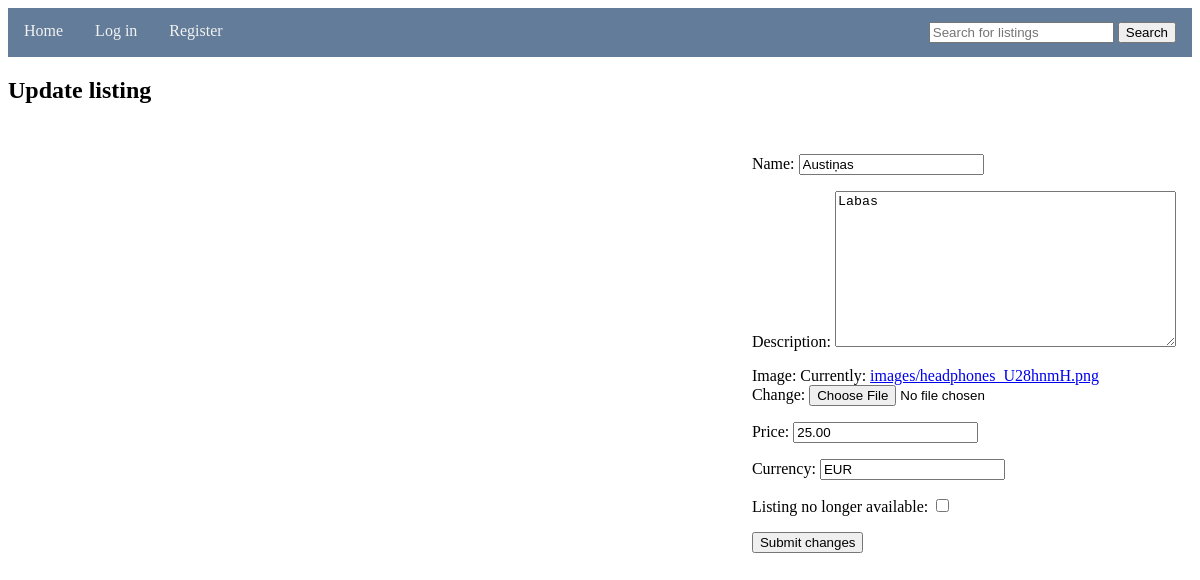
The page /my_listings/edit/9/ on the database as committed earlier.
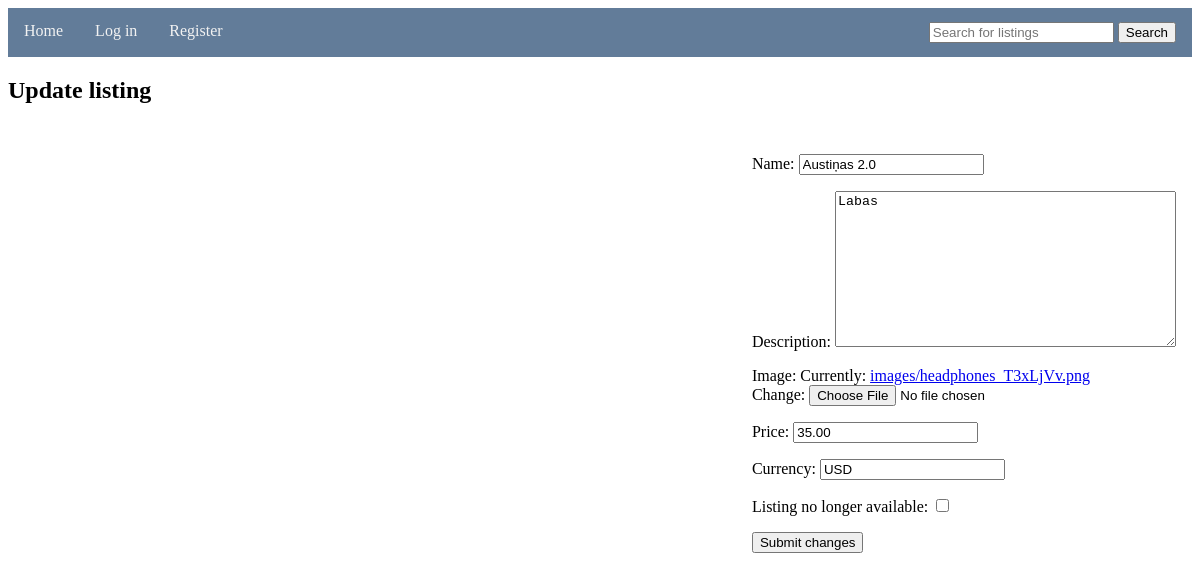
The same page on the database as committed later.
### store/models.py (models this page shows)
class Listing(models.Model):
    listingname = models.CharField(max_length=255)
    description = models.TextField(max_length=2000, default="Nav apraksta")
    listingimage = models.ImageField(upload_to='images/', validators=[validate_image], default='images/default.png')
    price = models.DecimalField(max_digits=10, decimal_places=2, default=0.00)
    currency = models.CharField(max_length=255, default="EUR")
    statuscompleted = models.BooleanField(default=False)
    listinguser = models.CharField(max_length=2000)

### store/views.py (the view)
# urls.py: path('my_listings/edit/<int:pk>/', edit_listing, name='edit_listing'),
def edit_listing(request, pk):
    listing = get_object_or_404(Listing, pk=pk)
    if request.method == 'POST':
        form = ListingEditForm(request.POST, instance=listing)
        if form.is_valid():
            form.save()
            return redirect('store:my_listings')
    else:
        form = ListingEditForm(instance=listing)
    return render(request, 'edit_listing.html', {'form': form})

### store/forms.py
class ListingEditForm(forms.ModelForm):
    class Meta:
        model = Listing
        fields = ['listingname', 'description', 'listingimage', 'price', 'currency', 'statuscompleted']

### store/templates/edit_listing.html (shortened to what this page needs)
{% extends 'base.html' %}
{% block content %}
  <h2>Update listing</h2>
  <form method="post">
    <p>
      <label for="{{ form.listingname.id_for_label }}">Name:</label>
      {{ form.listingname }}
    </p>
    <p>
      <label for="{{ form.description.id_for_label }}">Description:</label>
      {{ form.description }}
    </p>
    <p>
        <label for="{{ form.listingimage.id_for_label }}">Image:</label>
        {{ form.listingimage }}
    </p>
    <p>
      <label for="{{ form.price.id_for_label }}">Price:</label>
      {{ form.price }}
    </p>
    <p>
      <label for="{{ form.currency.id_for_label }}">Currency:</label>
      {{ form.currency }}
    </p>
    <p>
      <label for="{{ form.statuscompleted.id_for_label }}">Listing no longer available:</label>
      {{ form.statuscompleted }}
    </p>
    <input type="submit" value="Submit changes">
  </form>
{% endblock %}

### store/templates/base.html (shortened to what this page needs)
{% load static %}
<!DOCTYPE html>
<html>
<head>
  <link rel="stylesheet" type="text/css" href="{% static 'css/header.css' %}">
</head>
<body>
  <header>
    <nav class="topnav">
      <a href="{% url 'store:store' %}">Home</a>
      {% if user.is_authenticated %}
        <a href="{% url 'logout' %}">Log out</a>
      {% else %}
        <a href="{% url 'login' %}">Log in</a>
        <a href="{% url 'register' %}">Register</a>
      {% endif %}
      <form action="" method="get">
        <input type="text" name="q" placeholder="Search for listings" value="{{ request.GET.q }}" class="sbar">
        <button type="submit" class="search">Search</button>
      </form>
    </nav>
  </header>
  <main>
    {% block content %}{% endblock %}
  </main>
</body>
</html>

### static/css/header.css (style rules this page uses)
.topnav { overflow: hidden; background-color: #627c99; outline-color: #445b75; outline-width: 5px; }
.topnav a { float: left; display: block; color: #f2f2f2; text-align: center; padding: 14px 16px; text-decoration: none; }
form { float: right; padding: 14px 16px; }

Rows that differ between the two databases and show on the page:
changed Listing "Labas": listingname "Austiņas" → "Austiņas 2.0"; price "25.00" → "35.00"; currency "EUR" → "USD"
Other text that changed with them:
text no longer shown: "Currently: images/headphones_U28hnmH.png Change:"
text now shown: "Currently: images/headphones_T3xLjVv.png Change:"
